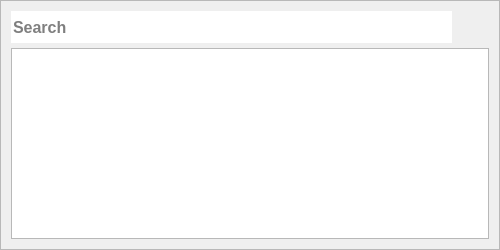
<?xml version="1.0" encoding="UTF-8"?>
<ui version="4.0">
 <class>PickerWindow</class>
 <widget class="QWidget" name="PickerWindow">
  <property name="geometry">
   <rect>
    <x>0</x>
    <y>0</y>
    <width>500</width>
    <height>250</height>
   </rect>
  </property>
  <property name="minimumSize">
   <size>
    <width>400</width>
    <height>0</height>
   </size>
  </property>
  <property name="mouseTracking">
   <bool>true</bool>
  </property>
  <property name="windowTitle">
   <string notr="true"/>
  </property>
  <layout class="QVBoxLayout" name="verticalLayout">
   <property name="spacing">
    <number>0</number>
   </property>
   <property name="leftMargin">
    <number>0</number>
   </property>
   <property name="topMargin">
    <number>0</number>
   </property>
   <property name="rightMargin">
    <number>0</number>
   </property>
   <property name="bottomMargin">
    <number>0</number>
   </property>
   <item>
    <widget class="QFrame" name="frameTopLevel">
     <property name="frameShape">
      <enum>QFrame::StyledPanel</enum>
     </property>
     <property name="frameShadow">
      <enum>QFrame::Raised</enum>
     </property>
     <layout class="QVBoxLayout" name="verticalLayout_2" stretch="0,1">
      <property name="spacing">
       <number>5</number>
      </property>
      <property name="leftMargin">
       <number>10</number>
      </property>
      <property name="topMargin">
       <number>10</number>
      </property>
      <property name="rightMargin">
       <number>10</number>
      </property>
      <property name="bottomMargin">
       <number>10</number>
      </property>
      <item>
       <layout class="QHBoxLayout" name="horizontalLayout" stretch="1,0">
        <item>
         <widget class="QLineEdit" name="editSearch">
          <property name="minimumSize">
           <size>
            <width>0</width>
            <height>32</height>
           </size>
          </property>
          <property name="font">
           <font>
            <pointsize>12</pointsize>
            <bold>true</bold>
           </font>
          </property>
          <property name="contextMenuPolicy">
           <enum>Qt::NoContextMenu</enum>
          </property>
          <property name="frame">
           <bool>false</bool>
          </property>
          <property name="placeholderText">
           <string>Search</string>
          </property>
          <property name="hasPlaceholderText" stdset="0">
           <bool>true</bool>
          </property>
         </widget>
        </item>
        <item>
         <widget class="QLabel" name="labelLogo">
          <property name="minimumSize">
           <size>
            <width>32</width>
            <height>32</height>
           </size>
          </property>
          <property name="maximumSize">
           <size>
            <width>32</width>
            <height>32</height>
           </size>
          </property>
          <property name="text">
           <string/>
          </property>
          <property name="pixmap">
           <pixmap resource="../Abbrevio.qrc">:/MainWindow/Resources/AbbrevioLogo128.png</pixmap>
          </property>
          <property name="scaledContents">
           <bool>true</bool>
          </property>
         </widget>
        </item>
       </layout>
      </item>
      <item>
       <widget class="QListView" name="listViewResults"/>
      </item>
     </layout>
    </widget>
   </item>
  </layout>
 </widget>
 <resources>
  <include location="../Abbrevio.qrc"/>
  <include location="../Abbrevio.qrc"/>
 </resources>
 <connections/>
</ui>
